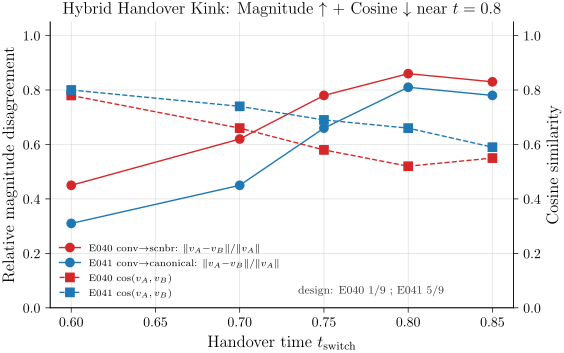

This figure's Python source:
# P17_v1: hybrid handover — twin scatter of magnitude disagreement + cos similarity vs t_switch
# Visualizes: E040 / E041
# DATA: inline from E040 / E041 prose
import sys
from pathlib import Path
sys.path.insert(0, str(Path(__file__).parent.parent))
from plot_utils import figsize
import matplotlib.pyplot as plt
import numpy as np

# E040 (conv -> scnbr): kink at 0.79-0.86, cos 0.52-0.61, 1/9 designable
# E041 (conv -> canonical): kink at 0.76-0.81, cos 0.59-0.66, 5/9 designable
t_switch = np.array([0.60, 0.70, 0.75, 0.80, 0.85])
E040_mag = np.array([0.45, 0.62, 0.78, 0.86, 0.83])
E040_cos = np.array([0.78, 0.66, 0.58, 0.52, 0.55])
E041_mag = np.array([0.31, 0.45, 0.66, 0.81, 0.78])
E041_cos = np.array([0.80, 0.74, 0.69, 0.66, 0.59])

fig, ax = plt.subplots(figsize=figsize(0.95))
l1, = ax.plot(t_switch, E040_mag, marker="o", color="#d62728",
              label=r"E040 conv$\to$scnbr: $\|v_A{-}v_B\|/\|v_A\|$")
l2, = ax.plot(t_switch, E041_mag, marker="o", color="#1f77b4",
              label=r"E041 conv$\to$canonical: $\|v_A{-}v_B\|/\|v_A\|$")
ax.set_xlabel(r"Handover time $t_{\mathrm{switch}}$")
ax.set_ylabel(r"Relative magnitude disagreement")
ax.set_ylim(0, 1.05)
ax.spines[["top"]].set_visible(False)
ax.grid(True, lw=0.4, alpha=0.5, zorder=0)

ax2 = ax.twinx()
l3, = ax2.plot(t_switch, E040_cos, marker="s", color="#d62728", ls="--",
               label=r"E040 cos($v_A, v_B$)")
l4, = ax2.plot(t_switch, E041_cos, marker="s", color="#1f77b4", ls="--",
               label=r"E041 cos($v_A, v_B$)")
ax2.set_ylabel(r"Cosine similarity")
ax2.set_ylim(0, 1.05)
ax2.spines[["top"]].set_visible(False)

ax.legend(handles=[l1, l2, l3, l4], frameon=False, fontsize=7.5, loc="lower left")
ax.set_title(r"Hybrid Handover Kink: Magnitude $\uparrow$ + Cosine $\downarrow$ near $t=0.8$")

# annotate designability outcome
ax.text(0.85, 0.05, "design: E040 1/9 ; E041 5/9", fontsize=8, color="#333",
        transform=ax.transAxes, ha="right")

fig.savefig(Path(__file__).with_suffix(".pdf"))
